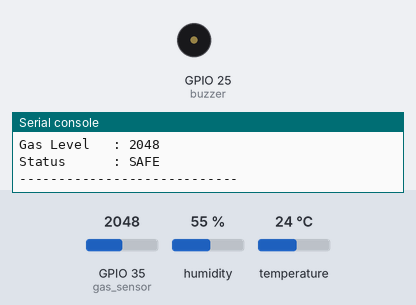
Bench run of a program on a simulated ESP32 board running MicroPython. Parts: buzzer (waves = sounding), the last lines printed to the serial console. The inputs (shaded band) are chosen by the test bench; at power-on: GPIO 35 (gas_sensor) = 2048, humidity 55 %, temperature 24 °C (analog values on the 0–4095 scale). WiFi joins after 1.5 s; no MQTT or app messages arrive unless stated.

Above: at 2.8 s.
2.9 s: GPIO 35 (gas_sensor) set to 2959
5.6 s: GPIO 35 (gas_sensor) set to 3032
At 6.7 s:
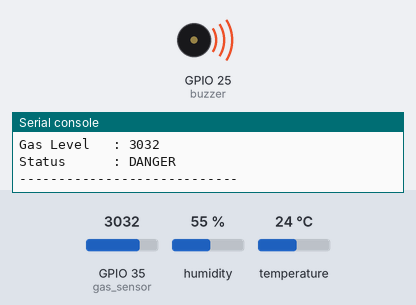
8.3 s: GPIO 35 (gas_sensor) set to 2960
At 10.4 s:
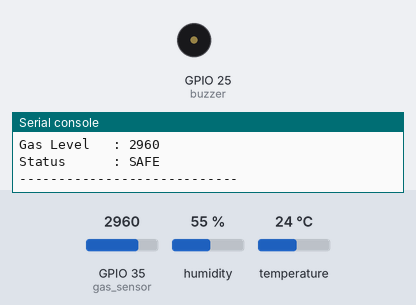
11.2 s: GPIO 35 (gas_sensor) set to 3040
At 12.9 s:
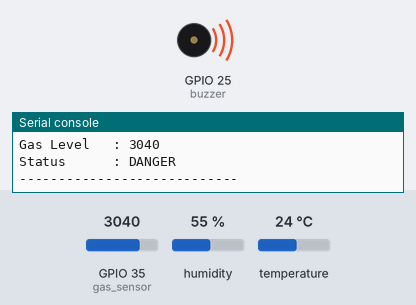
Timing chart, 0 to 14.4 s (numbered marks = the images above; inputs shaded):
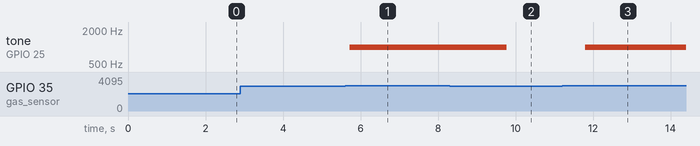

Measured:
- the behaviour switches between 3000 and 3001 on GPIO 35 (gas_sensor) (found by bisection; images 0 and 1)
- after the input at 5.6 s, tone on GPIO 25 (buzzer): silent → 1000 Hz after 0.13 s
- after the input at 8.3 s, tone on GPIO 25 (buzzer): 1000 Hz → silent after 1.5 s
- after the input at 11.2 s, tone on GPIO 25 (buzzer): silent → 1000 Hz after 0.60 s

The program:

main.py
```python
from machine import Pin, ADC, PWM
import network
import dht
import time
from umqtt.simple import MQTTClient
import ujson

SSID = "Wokwi-GUEST"
PASSWORD = ""

BROKER = "broker.hivemq.com"
CLIENT_ID = "ESP32_IntelliMine_Node"
TOPIC = b"Abdelrahman_IntelliMine/Data"

dht_sensor = dht.DHT22(Pin(4))

gas_sensor = ADC(Pin(35))
gas_sensor.atten(ADC.ATTN_11DB)

buzzer = PWM(Pin(25))
buzzer.duty(0)

def connect_wifi():
    wifi = network.WLAN(network.STA_IF)
    wifi.active(True)
    wifi.connect(SSID, PASSWORD)
    print("Connecting to WiFi...")

    while not wifi.isconnected():
        time.sleep(0.5)
        print(".", end="")

    print("\nWiFi Connected!")
    print("IP Address:", wifi.ifconfig()[0])

def connect_mqtt():
    client = MQTTClient(CLIENT_ID, BROKER)
    client.connect()
    print("Connected to MQTT Broker!")
    return client

try:
    connect_wifi()
    client = connect_mqtt()

    while True:
        try:
            dht_sensor.measure()
            temperature = dht_sensor.temperature()
            humidity = dht_sensor.humidity()
        except OSError:
            print("Failed to read DHT sensor!")
            temperature = 0
            humidity = 0

        gas = gas_sensor.read()

        if gas > 3000:
            status = "DANGER"
            buzzer.freq(1000)
            buzzer.duty(512)
        else:
            status = "SAFE"
            buzzer.duty(0)

        data = {
            "temperature": temperature,
            "humidity": humidity,
            "gas": gas,
            "status": status
        }

        payload = ujson.dumps(data)
        client.publish(TOPIC, payload)

        print("----------------------------")
        print("Temperature :", temperature, "°C")
        print("Humidity    :", humidity, "%")
        print("Gas Level   :", gas)
        print("Status      :", status)
        print("----------------------------")

        time.sleep(2)

except KeyboardInterrupt:
    print("Program stopped manually.")
except Exception as e:
    print("An error occurred:", e)
```
